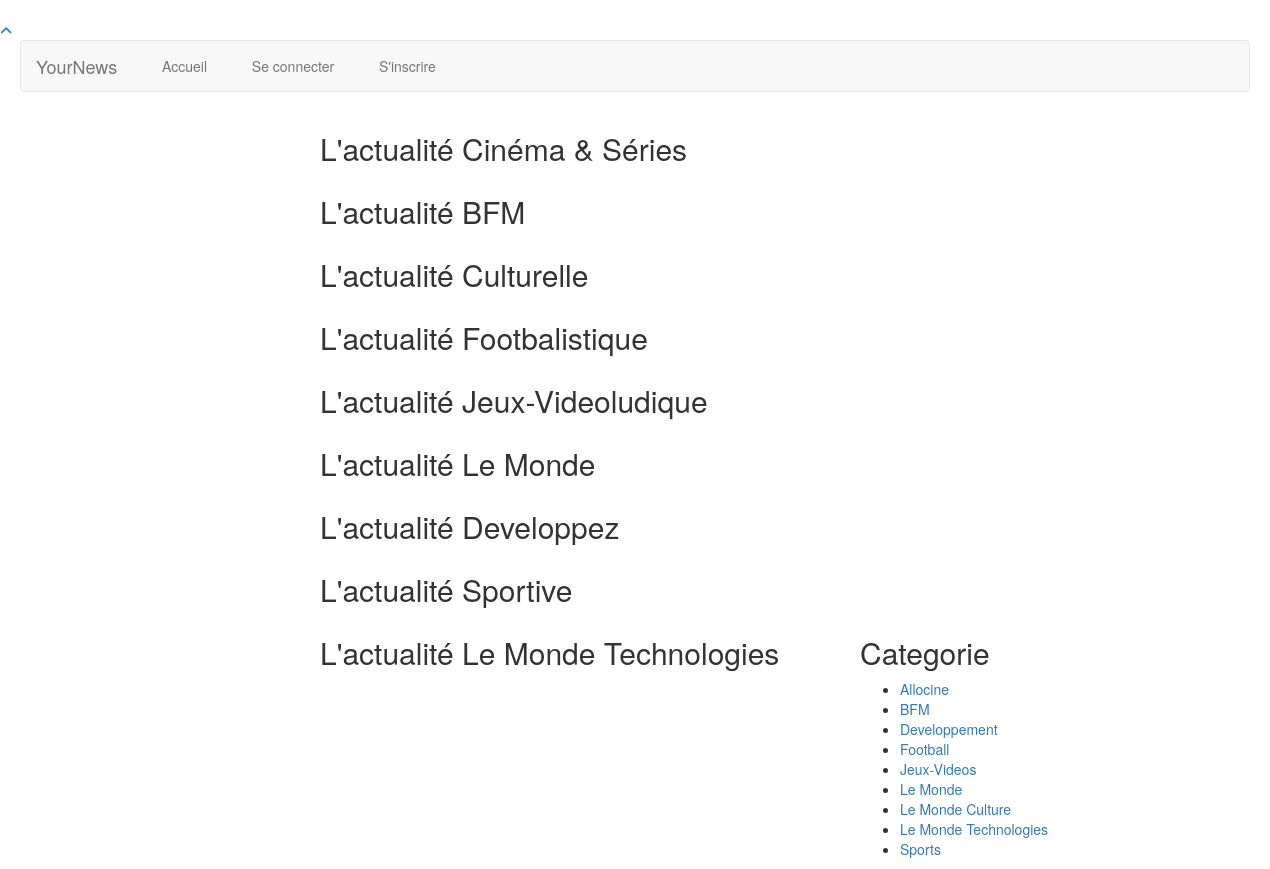
The page / on the database its author committed.
### tables this page shows
CREATE TABLE `categorie` (
  `id_c` int(11) NOT NULL,
  `id_name` varchar(50) NOT NULL,
  `titre` varchar(50) DEFAULT NULL
);

### Controllers/news.php (called while the page is built, shortened)
<?php
include 'Core/flux.class.php';
require "Models/news.php";
require "Views/news.php";
?>

### index.php (called while the page is built, shortened)
<?php
    require "Controllers/" . $_GET['p'] . ".php";
    $content = ob_get_contents();
    require "Views/layout.php";
?>

### Models/categorie.php (called while the page is built)
<?php
    global $bdd;
    $cat = $bdd->prepare("SELECT * FROM categorie ORDER BY id_name");
    $cat->execute();

### Views/categorie.php (the view, shortened to what this page needs)
<?php
include 'Models/categorie.php';
echo '<div class="col-sm-12 col-md-3 col-lg-3">
            <div class="popular_categori">
                <h2 class="limeblue_bg">Categorie</h2>
                <ul class="poplr_catgnva wow fadeInDown">';
                while ($categorie = $cat->fetch())
                {
                    echo '<li><a href="#'.$categorie["id_name"].'">'.$categorie["titre"].'</a>';
                }
echo '        </ul>
            </div>
      </div>';
?>

### Views/news.php (shortened to what this page needs)
<?php
echo Flux::fluxrss("allocine", "Cinéma & Séries", "http://rss.allocine.fr/ac/actualites/");
echo Flux::fluxrss("bfm", "BFM", "http://www.bfmtv.com/rss/info/flux-rss/flux-toutes-les-actualites/");
echo Flux::fluxrss("le-monde-culture", "Culturelle", "http://www.lemonde.fr/culture/rss_full.xml");
echo Flux::fluxrss("football", "Footbalistique", "http://www.lequipe.fr/rss/actu_rss_Football.xml");
echo Flux::fluxrss("jeux-video", "Jeux-Videoludique", "http://www.jeuxvideo.com/rss/rss.xml");
echo Flux::fluxrss("le-monde", "Le Monde", "http://www.lemonde.fr/rss/une.xml");
echo Flux::fluxrss("developpez", "Developpez", "https://www.developpez.com/index/rss");
echo Flux::fluxrss("sports", "Sportive", "http://www.lequipe.fr/rss/actu_rss.xml");
echo Flux::fluxrss("le-monde-technologies", "Le Monde Technologies", "http://www.lemonde.fr/technologies/rss_full.xml");
include 'Views/categorie.php';
?>

### Core/flux.class.php (shortened to what this page needs)
<?php
class Flux
{
    public static function fluxrss ($id, $title, $xml)
    {
        $fluxrss = "<div id='$id' class='news_categorie'>
        <div class=' col-sm-12 col-md-6 col-lg-5 col-lg-offset-3' id='news'>
                <div class='row'>
                <div class='single_stuff wow fadeInDown'>
                <div class='leftbar_content'>
                    <h2>L'actualité ".$title."</h2>
                </div>";
        $url = "$xml";
        $rss = simplexml_load_file($url);
        $fluxrss.= '</div>
                        </div>
                            </div>
                            </div>';
        return $fluxrss;
    }
}

### Views/header.php (shortened to what this page needs)
<!DOCTYPE html>
<html>
<head>
    <link rel="stylesheet" href="<?= BASE_URL; ?>/Views/assets/css/bootstrap.min.css">
    <link rel="stylesheet" href="<?= BASE_URL; ?>/Views/assets/css/font-awesome.min.css">
    <link rel="stylesheet" href="<?= BASE_URL; ?>/Views/assets/css/font.css">
    <link rel="stylesheet" href="<?= BASE_URL; ?>/Views/assets/css/animate.css">
    <link rel="stylesheet" href="<?= BASE_URL; ?>/Views/assets/css/structure.css">
</head>
<body>
<div id="preloader">
    <div id="status">&nbsp;</div>
</div>
<a class="scrollToTop" href="#"><i class="fa fa-angle-up"></i></a>
<header id="header">
    <div class="container">
        <nav class="navbar navbar-default" role="navigation">
            <div class="container-fluid">
                <div class="navbar-header">
                    <a class="navbar-brand" href="<?= BASE_URL; ?>"><span>YourNews</span></a></div>
                <div id="navbar" class="navbar-collapse collapse">
                    <ul class="nav navbar-nav custom_nav">
                        <li><a href="<?= BASE_URL; ?>"><i class="glyphicon glyphicon-home"></i> Accueil</a></li>
                        <?php
                        if (isset($_SESSION['auth']) && $_SESSION['auth'] == true)
                        {
                            echo '<li><a href=' . BASE_URL . '/account><i class="glyphicon glyphicon-user"></i> Mon Compte</a></li>';
                            echo '<li><a href=' . BASE_URL. '/disconnect><i class="glyphicon glyphicon-log-out"></i> Déconnexion</a></li>';
                        }
                        else
                        {
                            echo "<li><a href=" . BASE_URL . "/login><i class='glyphicon glyphicon-log-in'></i> Se connecter</a></li>";
                            echo "<li><a href=" . BASE_URL . "/register><i class='glyphicon glyphicon-log-in'></i> S'inscrire</a></li>";
                        }
                        ?>
                    </ul>
                </div>
            </div>
        </nav>
    </div>
</header>

### Views/layout.php (shortened to what this page needs)
<?php include 'header.php'; ?>
<section id="contentbody">
    <div class="container">
        <div class="row">
            <?php echo $content; ?>
        </div>
    </div>
</section>
</body>
</html>

### rows shown on the page
categorie: titre "Allocine"
categorie: titre "BFM"
categorie: titre "Developpement"
categorie: titre "Football"
categorie: titre "Jeux-Videos"
categorie: titre "Le Monde"
categorie: titre "Le Monde Culture"
categorie: titre "Le Monde Technologies"
categorie: titre "Sports"

### other values the page prints
$title "Cinéma & Séries BFM Culturelle Footbalistique Jeux-Videoludique Le Monde Developpez Sportive Le Monde Technologies"
